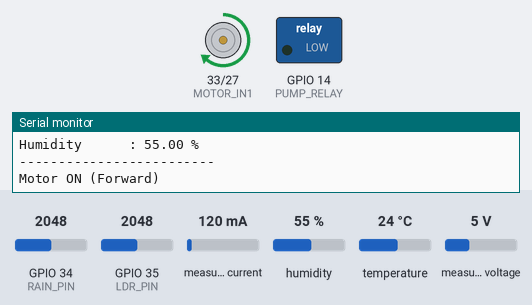
Simulated run of this sketch. Board: ESP32. Shown: motor-driver pin pairs drawn as motors (green arrow = first pin HIGH = forward, orange = second pin HIGH = backward, longer = more drive, scaled by the enable pin), switched loads named in the sketch (green lamp = pin HIGH), the last lines printed to the serial monitor. The test bench sets the inputs (shaded band); at power-on: GPIO 34 (RAIN_PIN) = 2048, GPIO 35 (LDR_PIN) = 2048, measured current 120 mA, humidity 55 %, temperature 24 °C, measured voltage 5 V.

Above: at 2.5 s.
At 7.5 s:
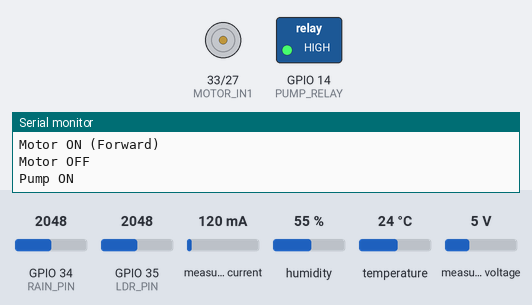
At 11.5 s:
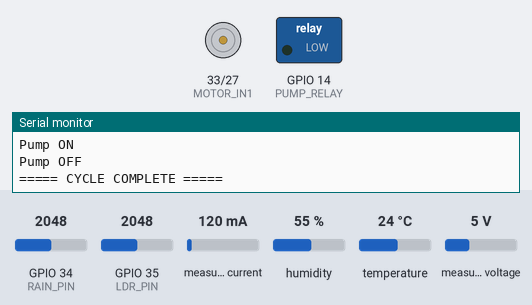
Timing chart, 0 to 18.0 s (numbered marks = the images above):
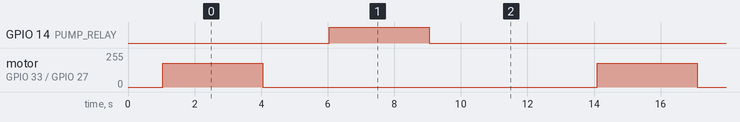

Measured:
- by itself, GPIO 14 (PUMP_RELAY): alternates HIGH for 3.0 s and LOW for 10.0 s
- by itself, motor on GPIO 33 (MOTOR_IN1) / GPIO 27 (MOTOR_IN2): alternates forward 180/255 for 3.0 s and stopped for 10.0 s

The sketch:

RUDRA_MEHTA_CODE.ino
```cpp
#include <Wire.h>
#include <Adafruit_INA219.h>
#include <DHT.h>

// ===== OBJECTS =====
Adafruit_INA219 ina219;
DHT dht(4, DHT11);

// ===== PIN DEFINITIONS =====
#define LDR_PIN        35
#define RAIN_PIN       34

#define MOTOR_IN1      33
#define MOTOR_IN2      27
#define MOTOR_ENA      25

#define PUMP_RELAY     14

void setup() {
  Serial.begin(115200);
  delay(1000);

  Serial.println("\n===== SOLAR CLEANING SYSTEM FULL TEST =====");

  // I2C
  Wire.begin(21, 22);

  // INA219
  if (!ina219.begin()) {
    Serial.println("❌ INA219 not detected!");
    while (1);
  }
  Serial.println("✅ INA219 detected");

  // DHT
  dht.begin();
  Serial.println("✅ DHT11 started");

  // Pins
  pinMode(LDR_PIN, INPUT);
  pinMode(RAIN_PIN, INPUT);

  pinMode(MOTOR_IN1, OUTPUT);
  pinMode(MOTOR_IN2, OUTPUT);
  pinMode(MOTOR_ENA, OUTPUT);

  pinMode(PUMP_RELAY, OUTPUT);

  // Initial states
  digitalWrite(PUMP_RELAY, LOW);
  digitalWrite(MOTOR_IN1, LOW);
  digitalWrite(MOTOR_IN2, LOW);
  analogWrite(MOTOR_ENA, 0);

  Serial.println("✅ System ready\n");
}

void loop() {

  // ===== SOLAR PANEL (INA219) =====
  float busVoltage = ina219.getBusVoltage_V();
  float shuntVoltage = ina219.getShuntVoltage_mV();
  float current_mA = ina219.getCurrent_mA();
  float power_mW = ina219.getPower_mW();

  float panelVoltage = busVoltage + (shuntVoltage / 1000.0);

  // ===== SENSORS =====
  int ldrValue = analogRead(LDR_PIN);
  int rainValue = analogRead(RAIN_PIN);

  float temperature = dht.readTemperature();
  float humidity = dht.readHumidity();

  // ===== PRINT DATA =====
  Serial.println("------ SYSTEM DATA ------");

  Serial.print("Panel Voltage  : ");
  Serial.print(panelVoltage, 2);
  Serial.println(" V");

  Serial.print("Panel Current  : ");
  Serial.print(current_mA, 2);
  Serial.println(" mA");

  Serial.print("Panel Power    : ");
  Serial.print(power_mW / 1000.0, 3);
  Serial.println(" W");

  Serial.print("LDR Value      : ");
  Serial.println(ldrValue);

  Serial.print("Rain Sensor    : ");
  Serial.println(rainValue);

  Serial.print("Temperature   : ");
  Serial.print(temperature);
  Serial.println(" °C");

  Serial.print("Humidity      : ");
  Serial.print(humidity);
  Serial.println(" %");

  Serial.println("-------------------------");

  // ===== MOTOR TEST =====
  Serial.println("Motor ON (Forward)");
  digitalWrite(MOTOR_IN1, HIGH);
  digitalWrite(MOTOR_IN2, LOW);
  analogWrite(MOTOR_ENA, 180);   // ~70% speed
  delay(3000);

  Serial.println("Motor OFF");
  analogWrite(MOTOR_ENA, 0);
  delay(2000);

  // ===== PUMP TEST =====
  Serial.println("Pump ON");
  digitalWrite(PUMP_RELAY, HIGH);
  delay(3000);

  Serial.println("Pump OFF");
  digitalWrite(PUMP_RELAY, LOW);

  Serial.println("\n===== CYCLE COMPLETE =====\n");
  delay(5000);
}
```
